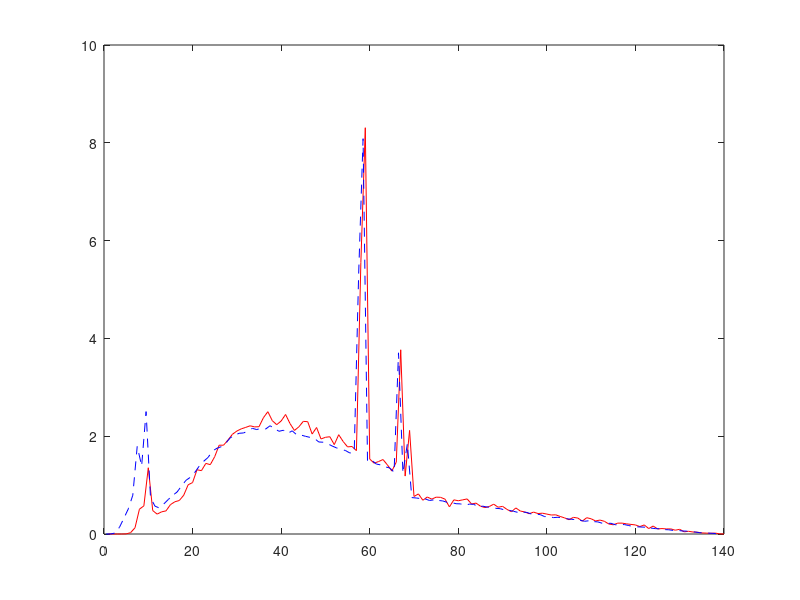

Reproduce this figure in MATLAB.
clear 
close all


old_data = load('2X_140kV_1mLuft.dat');
new_data = load('data_sent_2018-10-09/Comet_with_energy.dat');

figure;
plot(old_data(:,1),old_data(:,2)/mean(old_data(:,2)),'-r');
hold on
plot(new_data(:,1),new_data(:,2)/mean(new_data(:,2)),'--b');